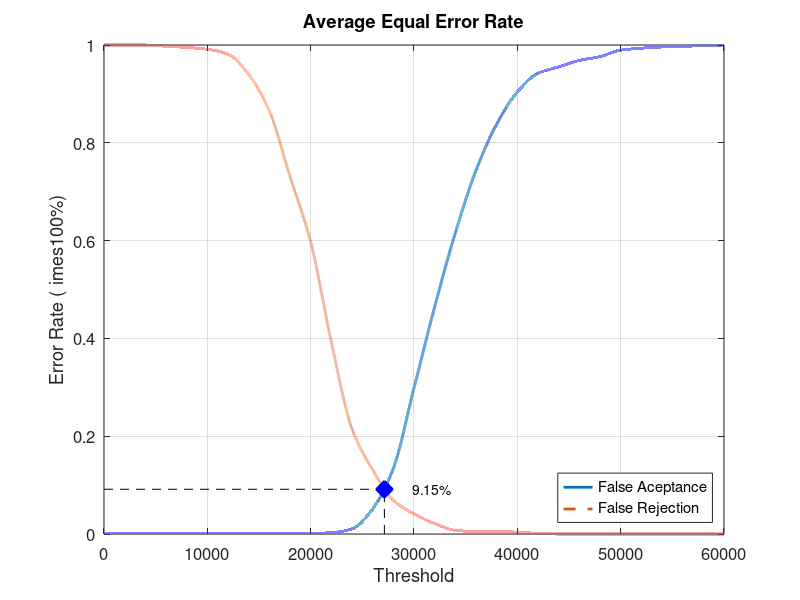
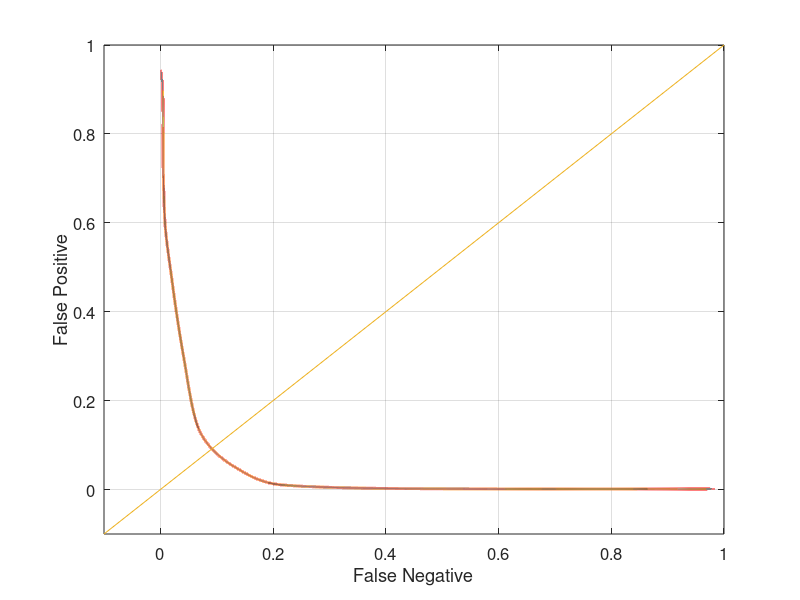

These figures' MATLAB source, in order:
close all;
clear;
clc;
x = 0:2000:60000;
xq = 0:0.5:60000;

y0 = [0 0.00131579 0.00131579 0.00131579 0.00131579 0.00131579 0.00131579 0.00131579 0.00131579 0.00131579 0.00131579 0.00263158 0.0105263 0.0513158 0.134211 0.298684 0.464474 0.615789 0.743421 0.838158 0.903947 0.942105 0.955263 0.968421 0.976316 0.989474 0.993421 0.996053 0.997368 0.998684 1]
yy0 = interp1(x, y0, xq, 'pchip');
y1 = [1 1 1 0.9975 0.995 0.99125 0.98125 0.94 0.865 0.73125 0.5975 0.3925 0.215 0.13125 0.06875 0.04125 0.02125 0.0075 0.005 0.005 0.00375 0.00125 0 0 0 0 0 0 0 0 0]
yy1 = interp1(x, y1, xq, 'pchip');

% Calculating EER: 
y2 = abs(y0 - y1);
find(y2 == min(y2))
yy2 = abs(yy0 - yy1);
xEER = find(yy2 == min(yy2));
xEERIndex = xq(xEER) % X-axis EER
yEER = yy0(xEER) % Y-axis EER

main = figure
plot(xq, yy0,'-','LineWidth', 2);	hold on
plot(xq, yy1,'--','LineWidth', 2);	hold on
plot([xEERIndex xEERIndex], [0 yEER], 'k--');	hold on
plot([0 xEERIndex], [yEER yEER], 'k--');	hold on
plot(xEERIndex, yEER, 'bx', 'LineWidth', 10);	hold on
text(xEERIndex + 10 * xEERIndex / 100, yEER, [num2str(round((10000 * yEER)) / 100) '%'])
legend('False Aceptance', 'False Rejection', 'Location', 'SouthEast')
xlabel('Threshold')
ylabel('Error Rate (	imes100%)')
title('Average Equal Error Rate')
set(gca, 'FontSize', 12)
axis([0 60000 0 1])
grid on

print(main, 'Experiment4AverageMain', '-dpng');
FNRxFPR = figure('Color', [1 1 1]);
plot(yy1, yy0, '-', yy1, yy0, 'LineWidth', 2);
hold on
y = -0.1:0.1:1
plot(y, y); 
set(gca, 'FontSize', 12)
xlabel('False Negative')
ylabel('False Positive')
axis([-0.1 1 -0.1 1])
set(gca, 'FontSize', 12)
grid on

print(FNRxFPR, 'Experiment4AverageFNRxFPR','-dpng');
